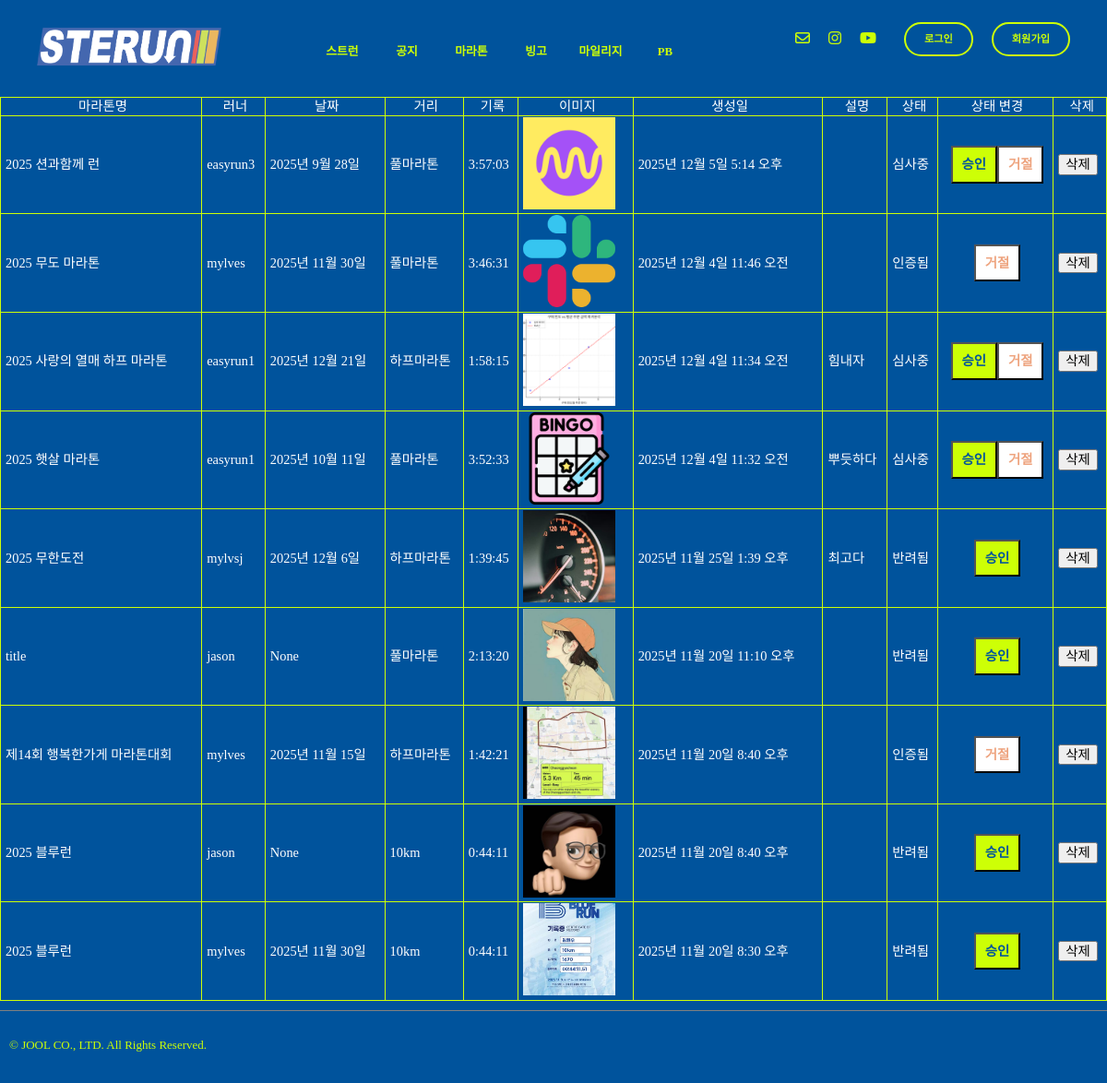
The page /runres/runPbCheck/ on the database as committed earlier.
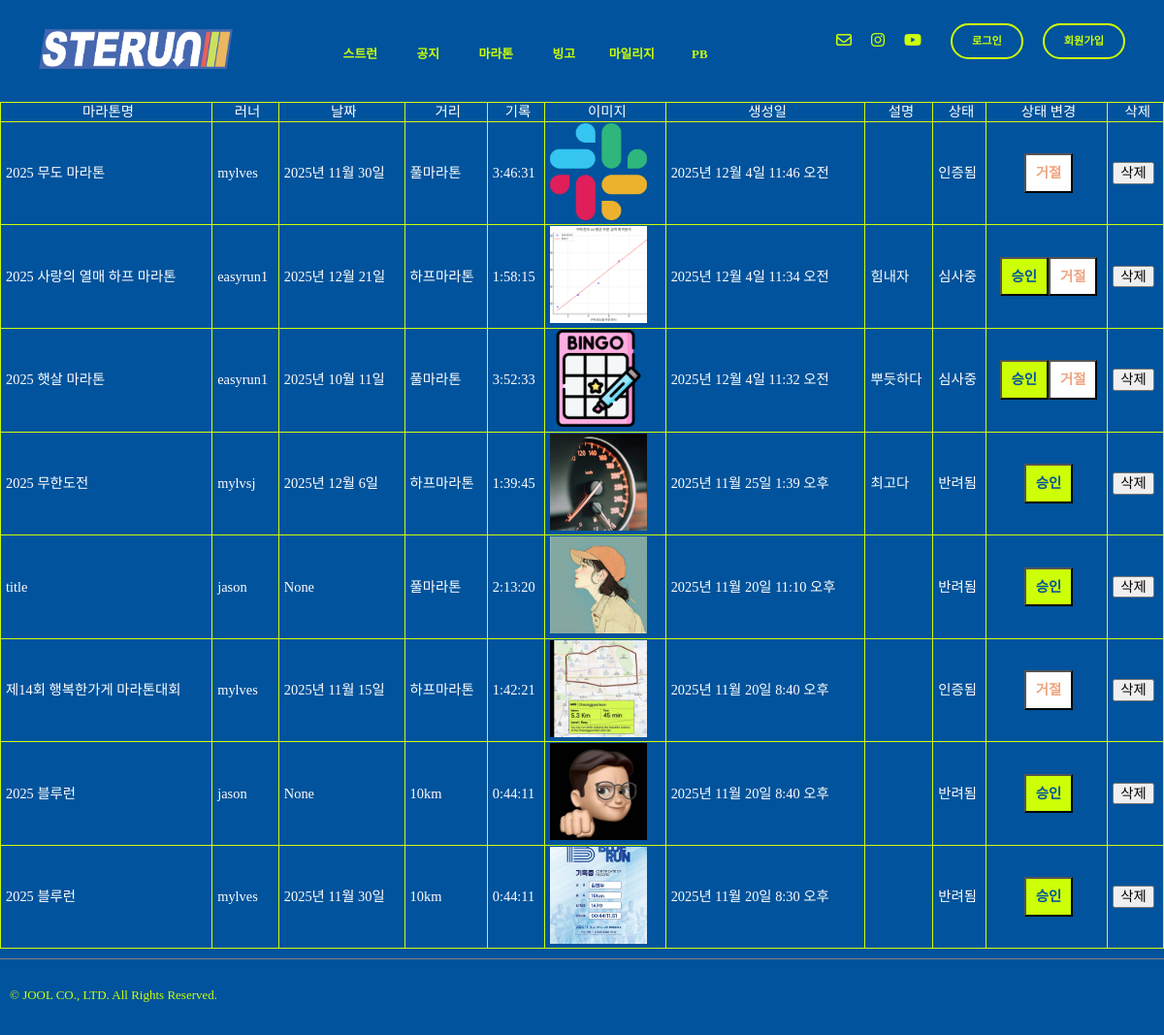
The same page on the database as committed later.
### record/models.py (models this page shows, shortened)
class PersonalRecord(models.Model):
    STATUS_CHOICES = [
        ('pending', '심사중'),
        ('verified', '인증됨'),
        ('rejected', '반려됨'),
    ]
    CATEGORY_CHOICES = [
        ('10K', '10km'),
        ('HM', '하프마라톤'),
        ('FM', '풀마라톤'),
    ]
    event_name = models.CharField(max_length=50)
    runner = models.ForeignKey(settings.AUTH_USER_MODEL,on_delete=models.CASCADE)
    category = models.CharField(max_length=5, choices=CATEGORY_CHOICES)
    date = models.DateField(blank=True, null=True)
    record = models.DurationField()  # 시간 기록
    status = models.CharField(
        max_length=10,
        choices=STATUS_CHOICES,
        default='pending'
    )
    evidence_url = ResizedImageField(size=[500,500], upload_to="record", blank=False)
    created_at = models.DateTimeField(auto_now_add=True)
    desc = models.TextField(blank=True)
    class Meta:
        constraints = [
            UniqueConstraint(fields=['runner', 'category'], name='unique_user_category')
        ]

### record/views.py (the view)
# urls.py: path('runPbCheck/', views.runPbCheck, name="runPbCheck"),
def runPbCheck(request):
    record = PersonalRecord.objects.order_by('-created_at')
    return render(request,"admin/run_pb_check.html", {"record":record})

### templates/admin/run_pb_check.html (shortened to what this page needs)
{% extends "base.html" %}
{% load static %}
{% block content %}
  <div class="space-h30"></div>
  <table class="record-check-table">
    <thead>
      <tr>
        <th>마라톤명</th>
        <th>러너</th>
        <th>날짜</th>
        <th>거리</th>
        <th>기록</th>
        <th>이미지</th>
        <th>생성일</th>
        <th>설명</th>
        <th>상태</th>
        <th>상태 변경</th>
        <th>삭제</th>
      </tr>
    </thead>
    {% for data in record %}
      <tbody>
        <tr>
          <td>{{ data.event_name }}</td>
          <td>{{ data.runner }}</td>
          <td>{{ data.date }}</td>
          <td>{{ data.get_category_display }}</td>
          <td>{{ data.record }}</td>
          <td>
            <a href="{{ data.evidence_url.url }}" target="_blank">
              <img src="/media/{{ data.evidence_url }}" alt="logo-top" height="100px" width="100px">
            </a>
          </td>
          <td>{{ data.created_at }}</td>
          <td>{{ data.desc }}</td>
          <td>{{ data.get_status_display }}</td>
          <td>
            {% if data.status == 'pending' %}
              <div class="flex-row-center">
                <form action="{% url 'runres:pbConfirm' data.id %}" method="post">
                  <button type="submit" class="yes-btn">승인</button>
                </form>
                <form action="{% url 'runres:pbReject' data.id %}" method="post">
                  <button type="submit" class="no-btn">거절</button>
                </form>
              </div>
            {% elif data.status == 'verified' %}
              <form action="{% url 'runres:pbReject' data.id %}" method="post">
                <div class="flex-row-center">
                  <button type="submit" class="no-btn">거절</button>
                </div>
              </form>
            {% else %}
              <form action="{% url 'runres:pbConfirm' data.id %}" method="post">
                <div class="flex-row-center">
                  <button type="submit" class="yes-btn">승인</button>
                </div>
              </form>
            {% endif %}
          </td>
          <td>
            <button onclick="openDeleteModal('{{ data.id }}')" class="btn-delete">
              삭제
            </button>
          </td>
        </tr>
      </tbody>
    {% endfor %}
  </table>
{% endblock content %}

### templates/base.html (shortened to what this page needs)
<!DOCTYPE html>
{% load static %}
<html lang="en">
  <head>
    <link href="https://hangeul.pstatic.net/hangeul_static/css/nanum-square-neo.css" rel="stylesheet">
    <link rel="stylesheet" type="text/css" href="{% static 'css/joolmag.css' %}"/>
    <link rel="stylesheet" type="text/css" href="{% static 'css/normalize.css' %}"/>
    <link rel="stylesheet" type="text/css" href="{% static 'css/article.css' %}"/>
  </head>
  <body id="content" class="mainbg">
    <div class="main-view">
      <div class="info-container">
        <div class="sterun-logo-m">
          <a href={% url "index" %}>
            <img src="{% static "img/index_logo.png" %}" alt="logo-top" height="auto" width="auto">
        </div>
        <div class="j-nav-items fade-in-up-short1">
          <div class="j-nav-item">
            <a href="{% url 'index' %}">스트런</a>
          </div>
          <div class="j-nav-item">
            <a href="{% url 'article:article' %}">공지</a>
          </div>
          <div class="j-nav-item">
            {% if user.is_authenticated %}
              <a href="{% url 'marathon:marathon_list' %}">마라톤</a>
            {% else %}
              <a href="{% url 'users:login' %}">마라톤</a>
            {% endif %}
          </div>
          <div class="j-nav-item">
            {% if user.is_authenticated %}
              <a href="{% url 'bingo:bingo' request.user.pk %}">빙고</a>
            {% else %}
              <a href="{% url 'users:login' %}">빙고</a>
            {% endif %}
          </div>
          <div class="j-nav-item">
            {% if user.is_authenticated %}
              <a href="{% url 'runres:recordRank' %}">마일리지</a>
            {% else %}
              <a href="{% url 'users:login' %}">마일리지</a>
            {% endif %}
          </div>
          <div class="j-nav-item">
            {% if user.is_authenticated %}
              <a href="{% url 'runres:pbRank' %}">PB</a>
            {% else %}
              <a href="{% url 'users:login' %}">PB</a>
            {% endif %}
          </div>
        </div>
        <div class="login-sns-box">
          <div class="info-icons">
            <div class="info-icon">
              <i class="fa-regular fa-envelope"></i>
            </div>
            <div class="info-icon">
              <a href="https://www.instagram.com/hyunwoo_05/" target="_blank">
                <i class="fa-brands fa-instagram"></i>
              </a>
            </div>
            <div class="info-icon">
              <i class="fa-brands fa-youtube"></i>
            </div>
          </div>
          <div class="login-box">
            {% if user.is_authenticated %}
              <a href="{% url 'users:logout' %}">
                <div class="login-btn">{{ request.user.username }}
                  님 로그아웃</div>
              </a>
            {% else %}
              <a href="{% url 'users:login' %}">
                <div class="login-btn">로그인</div>
              </a>
              <a href="{% url 'users:signup' %}">
                <div class="login-btn">회원가입</div>
              </a>
            {% endif %}
          </div>
        </div>
      </div>
      {% block content %}{% endblock content %}
    </div>
  </body>
  <footer>
    <div class="rights">
      <p>© JOOL CO., LTD. All Rights Reserved.</p>
    </div>
  </footer>
</html>

### static/css/joolmag.css (style rules this page uses)
:root { --j-pink: #eea47f; --blue: #1e90ff; --white: #ffffff; --black: black; --jblue: #00539c; --jlightgreen: #cdff06; --kakaoyellow: #f7e600; --jdeepblue: #013563; }
* { font-family: "Escoredream"; font-weight: 300; }
a { text-decoration-line: none; color: var(--text-color); }
html { overflow-y: scroll; }
img { object-fit: cover; }
button { cursor: pointer; position: relative; }
.main-view { min-height: 100vh; }
.space-h30 { height: 30px; }
.flex-row-center { display: flex; width: 100%; justify-content: center; }
.mainbg { background-color: var(--jblue); margin: 0; padding: 0; overflow-y: auto; overflow-x: auto; }
.main-view { min-height: 90vh; }
footer { padding: 10px 0 10px 10px; margin: 10px 0 10px 0; border-top: grey solid 1px; }
.login-sns-box { display: flex; flex-direction: row; }
.sterun-logo-m { text-align: center; padding: 20px 0 0 20px; }
.sterun-logo-m > a > img { width: 200px; }
.info-container { display: flex; align-items: center; justify-content: space-between; margin: 10px 40px 0 20px; }
.info-icons { display: flex; align-items: center; }
.info-icon { color: var(--jlightgreen); margin: 0 10px 0 10px; }
.j-nav-items { display: flex; color: var(--jlightgreen); margin: 30px 0 20px 0; }
.j-nav-item { font-size: 1.3rem; text-align: center; padding: 0 30px 0 30px; }
.j-nav-item a { font-weight: 600; }
.j-nav-item a:after { display: block; content: ""; border-bottom: solid 1px var(--jlightgreen); transform: scaleX(0); transition: transform 250ms ease-in-out; margin-top: -12px; }
.rights { margin: 20px 0 0 0; color: var(--jlightgreen); font-size: 13px; }
.login-box { display: flex; flex-direction: row; }
.login-btn { font-size: 0.7rem; color: var(--jlightgreen); font-weight: 700; border: var(--jlightgreen) solid 2px; border-radius: 50px; padding: 10px 20px 10px 20px; margin-left: 20px; }
.fade-in-up-short1 { opacity: 0; transform: translateY(5px); animation: fadeInUp 0.8s ease-out forwards; animation-delay: 0.3s; }
.record-check-table { color: var(--white); font-size: 0.9rem; width: 100%; border: 1px solid var(--jlightgreen); border-collapse: collapse; }
th, td { border: 1px solid var(--jlightgreen); border-collapse: collapse; padding-left: 5px; }
.yes-btn { color: var(--jblue); background-color: var(--jlightgreen); font-weight: 700; padding: 10px 10px 10px 10px; }
.no-btn { color: var(--j-pink); background-color: var(--white); font-weight: 700; padding: 10px 10px 10px 10px; }
.j-nav-items > div > a { font-size: 1.2rem; font-weight: 700; }
@media (max-width: 1360px) { .j-nav-item { width: 50px; padding: 0 10px 0 10px; } }
@media (max-width: 1360px) { .j-nav-items > div > a { font-size: 0.8rem; } }

### static/css/article.css (style rules this page uses)
:root { --j-pink: #eea47f; --blue: #1e90ff; --white: #ffffff; --black: black; --jblue: #00539c; --jlightgreen: #cdff06; --kakaoyellow: #f7e600; --jdeepblue: #013563; }
* { font-family: "Escoredream"; font-weight: 300; }
html { overflow-y: scroll; }
.mainbg { background-color: var(--jblue); margin: 0; padding: 0; overflow-y: auto; overflow-x: auto; }
.rights { margin: 20px 0 0 0; color: var(--jlightgreen); font-size: 13px; }

Rows that differ between the two databases and show on the page:
removed PersonalRecord: event_name "2025 션과함께 런", runner "easyrun3", date "2025년 9월 28일", category "풀마라톤", record "3:57:03", evidence_url (picture), created_at "2025년 12월 5일 5:14 오후", status "심사중", shows "승인"
